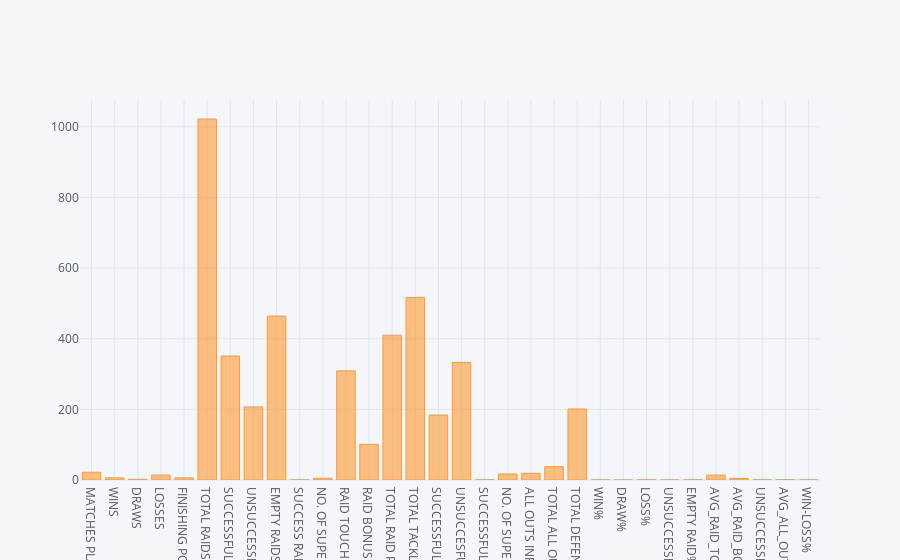

Source (notebook cell):
### Code cell
df3.iplot(kind='bar')

### Figure 1 — Plotly figure (JSON) as saved in the notebook; plotly's stock layout.template omitted (floating-point values rounded to 4 significant figures)
{"data": [{"marker": {"color": "rgba(255, 153, 51, 0.6)", "line": {"color": "rgba(255, 153, 51, 1.0)", "width": 1}}, "name": "SEASON 5", "orientation": "v", "text": "", "type": "bar", "uid": "1e03ba5e-1c9b-4fc7-80a5-45fa6f0499aa", "x": ["MATCHES PLAYED", "WINS", "DRAWS", "LOSSES", "FINISHING POSITION", "TOTAL RAIDS", "SUCCESSFUL RAIDS", "UNSUCCESSFUL RAID", "EMPTY RAIDS", "SUCCESS RAID %", "NO. OF SUPER RAIDS", "RAID TOUCH POINTS", "RAID BONUS POINTS", "TOTAL RAID POINTS", "TOTAL TACKLES", "SUCCESSFUL TACKLES", "UNSUCCESFUL TACKLES", "SUCCESSFUL TACKLE %", "NO. OF SUPER TACKLES", "ALL OUTS INFLICTED", "TOTAL ALL OUT POINTS", "TOTAL DEFENCE POINTS", "WIN%", "DRAW%", "LOSS%", "UNSUCCESSFUL RAID%", "EMPTY RAID%", "AVG_RAID_TOUCH_POINT", "AVG_RAID_BONUS_POINT", "UNSUCCESSFUL TACKLE%", "AVG_ALL_OUTS", "WIN-LOSS%"], "y": [22, 6, 2, 14, 6, 1022, 351, 207, 464, 0.4, 5, 309, 101, 410, 517, 184, 333, 0.39, 17, 19, 38, 201, 0.2727, 0.09091, 0.6364, 0.2025, 0.454, 14.05, 4.591, 0.6441, 0.8636, 0.4286]}], "layout": {"legend": {"bgcolor": "#F5F6F9", "font": {"color": "#4D5663"}}, "paper_bgcolor": "#F5F6F9", "plot_bgcolor": "#F5F6F9", "title": {"font": {"color": "#4D5663"}}, "xaxis": {"gridcolor": "#E1E5ED", "showgrid": true, "tickfont": {"color": "#4D5663"}, "title": {"font": {"color": "#4D5663"}, "text": ""}, "zerolinecolor": "#E1E5ED"}, "yaxis": {"gridcolor": "#E1E5ED", "showgrid": true, "tickfont": {"color": "#4D5663"}, "title": {"font": {"color": "#4D5663"}, "text": ""}, "zerolinecolor": "#E1E5ED"}}}
